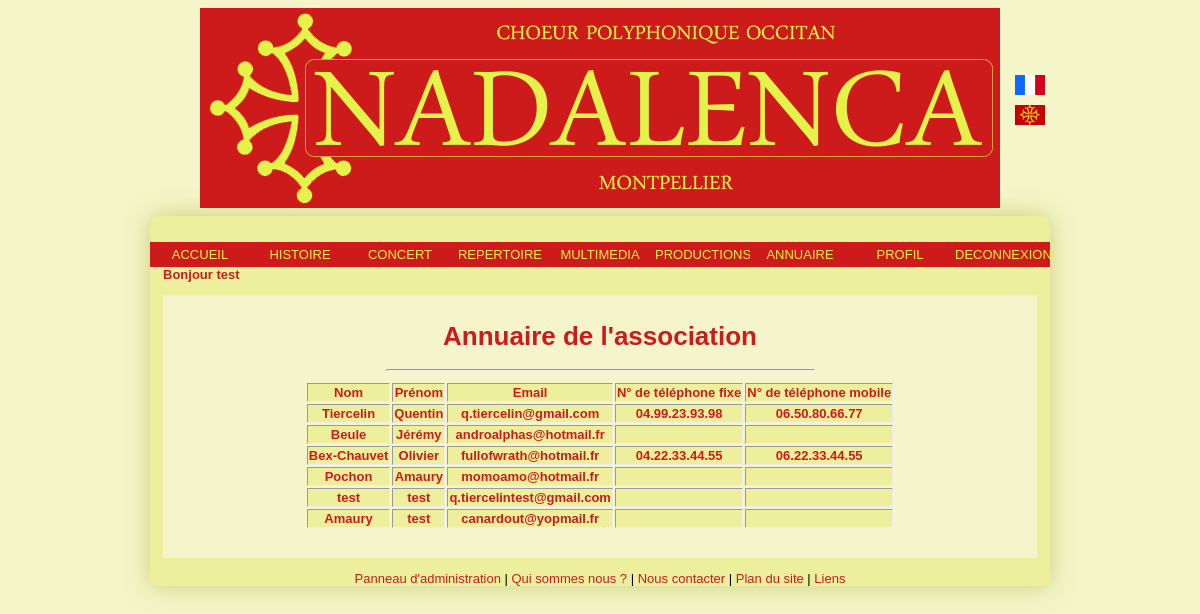
/Controleur/controlAnnuaire.php (signed in), run on the app's committed database.
### tables this page shows
CREATE TABLE IF NOT EXISTS `utilisateur` (
  `id` int(11) NOT NULL AUTO_INCREMENT,
  `nom` varchar(255) NOT NULL,
  `prenom` varchar(255) NOT NULL,
  `email` varchar(255) NOT NULL,
  `mdp` varchar(255) NOT NULL,
  `statut` varchar(255) NOT NULL,
  `admin` tinyint(1) NOT NULL,
  `adresseP` varchar(255) NOT NULL,
  `codeP` varchar(255) NOT NULL,
  `ville` varchar(255) NOT NULL,
  `numtelF` varchar(14) NOT NULL,
  `numtelM` varchar(14) NOT NULL,
  `voix` varchar(255) NOT NULL,
  PRIMARY KEY (`id`),
  UNIQUE KEY `id` (`id`)
);

### Modele/Utilisateur.php (called while the page is built, shortened)
<?php
class Utilisateur
{
	private $prenom;
	public function getPrenom()
	{
		return $this->prenom;
	}
	public function __construct ($id, $nom, $prenom, $email, $mdp, $statut, $admin, $adresseP, $codeP, $ville, $numtelF, $numtelM, $voix)
	{
		$this->prenom = $prenom;
	}
	public static function getUtilisateurByEmail($email)
	{
		$req = "SELECT * FROM utilisateur WHERE email='$email'";
		$res = mysql_query($req) or die ("Erreur insertion : Classe Utilisateur / Fonction getUtilisateurByEmail ");
		$tuple = mysql_fetch_array($res);
		return new Utilisateur($tuple['id'], $tuple['nom'], $tuple['prenom'], $email, $tuple['mdp'], $tuple['statut'], $tuple['admin'], $tuple['adresseP'], $tuple['codeP'], $tuple['ville'], $tuple['numtelF'], $tuple['numtelM'], $tuple['voix']);
	}
}
?>

### Vue/viewAnnuaire.php (the view)
<h1>Annuaire de l'association</h1>
<hr />
	<table border = "1">
		<tr>
			<td>Nom</td>
			<td>Prénom</td>
			<td>Email</td>
			<td>N° de téléphone fixe</td>
			<td>N° de téléphone mobile</td>
		</tr>
	<?php
	while ($tuple = mysql_fetch_array($res))
	{
		echo"<tr>"
				."<td>".$tuple['nom']."</td>"
				."<td>".$tuple['prenom']."</td>"
				."<td>".$tuple['email']."</td>"
				."<td>".$tuple['numtelF']."</td>"
				."<td>".$tuple['numtelM']."</td>"
			."</tr>";
	}
		echo "</table><br/>";
	?>

### Controleur/menu.php (shortened to what this page needs)
	<body>
	<div id="page">
		<div id="banniere">
			<img src="../Images/banniere_nada.png" alt="banniere" title="Association Polyphonique Nadalenca de Montpellier"/>
			<ul id="drapeau">
				<li><a href="./controlAccueil.php"><img src="../Images/drapfr.png" title="Drapeau Français" alt="drapeau_fr"/></a></li>
				<li><a href="#"><img src="../Images/drapoc.png" title="Drapeau Occitan" alt="occitan_fr"/></a></li>
			</ul>
		</div>
		<div id="corps">
<?php
	include("../Modele/Utilisateur.php");
	if(isset($_SESSION['login']))
	{
		$email = $_SESSION['login'];
		$profil = Utilisateur::getUtilisateurByEmail($email);
		?>
				<ul id="menu_mem">
					<li><a href="./controlAccueil.php">ACCUEIL</a></li>
					<li><a href="./controlHistoire.php">HISTOIRE</a></li>
					<li><a href="./controlConcert.php">CONCERT</a></li>
					<li><a href="./controlRepertoire.php">REPERTOIRE</a></li>
					<li><a href="#">MULTIMEDIA</a>
						</li>
					<li><a href="./controlProduction.php">PRODUCTIONS</a></li>
					<li><a href="./controlAnnuaire.php">ANNUAIRE</a></li>
					<li><a href="./controlProfil.php">PROFIL</a></li>
					<li><a href="./deconnexion.php">DECONNEXION</a></li>
				</ul>
				<h4>Bonjour <?php echo ($profil->getPrenom());?></h4>
			<div id="contenu">
<?php
}
?>

### style.css (style rules this page uses)
html { text-align: justify; font-family: sans-serif; font-size: small; background-color: #f4f5c8; }
#drapeau { list-style-type: none; margin-left: 63em; margin-top: -11em; background-attachment:fixed; }
#drapeau li { padding-top: 10px; }
#drapeau img { width: 30px; height: 20px; }
#page { width: 900px; height: 100%; margin: auto; }
#banniere { width: 100%; height: 100%; text-align: center; }
img { display: block; margin: 0; margin-right: auto; margin-left: auto; }
#menu_mem { width: 100%; list-style-type: none; margin: 0; margin-top: -3em; padding: 0; text-align: center; }
#menu_mem li { float: left; width: 100px; }
#menu_mem li a:link, #menu_mem li a:visited { display:block; color:#e5f24a; background-color:#cd1b1b; margin:0; padding:5px 5px; border:0; text-decoration:none; }
#corps { width:100%; height:100%; margin-top:7em; border-radius:10px; border-radius: 10px 10px 0 0; background-color:#edef9c; box-shadow:0px 0px 23px #cacc7b; padding-top:5em; }
#contenu { background-color: #f6f4ca; margin-right: 1em; margin-left: 1em; padding-left: 10px; padding-right: 10px; padding-bottom: 1em; }
h1 { text-align: center; margin-top: 2em; padding-top: 1em; color: #cd1b1b; }
h4 { margin: 0; margin-left: 1em; margin-bottom:-4em; color: #cd1b1b; }
hr { width: 50%; }
a:link, a:visited { text-decoration: none; color: #cd1b1b; }
table { margin: 0; padding : 0; margin : 10px auto auto auto; border: 0; vertical-align: middle; }
td { font-weight: bold; text-align: center; background-color:#edef9c; color: #cd1b1b; }
h4 { margin: 0; margin-left: 1em; margin-bottom:-3em; color: #cd1b1b; }

### data on the page
utilisateur: prenom "test", nom "test", email "q.tiercelintest@gmail.com"
utilisateur: nom "Tiercelin", prenom "Quentin", email "q.tiercelin@gmail.com", numtelF "04.99.23.93.98", numtelM "06.50.80.66.77"
utilisateur: nom "Beule", prenom "Jérémy", email "androalphas@hotmail.fr"
utilisateur: nom "Bex-Chauvet", prenom "Olivier", email "fullofwrath@hotmail.fr", numtelF "04.22.33.44.55", numtelM "06.22.33.44.55"
utilisateur: nom "Pochon", prenom "Amaury", email "momoamo@hotmail.fr"
utilisateur: nom "Amaury", prenom "test", email "canardout@yopmail.fr"
